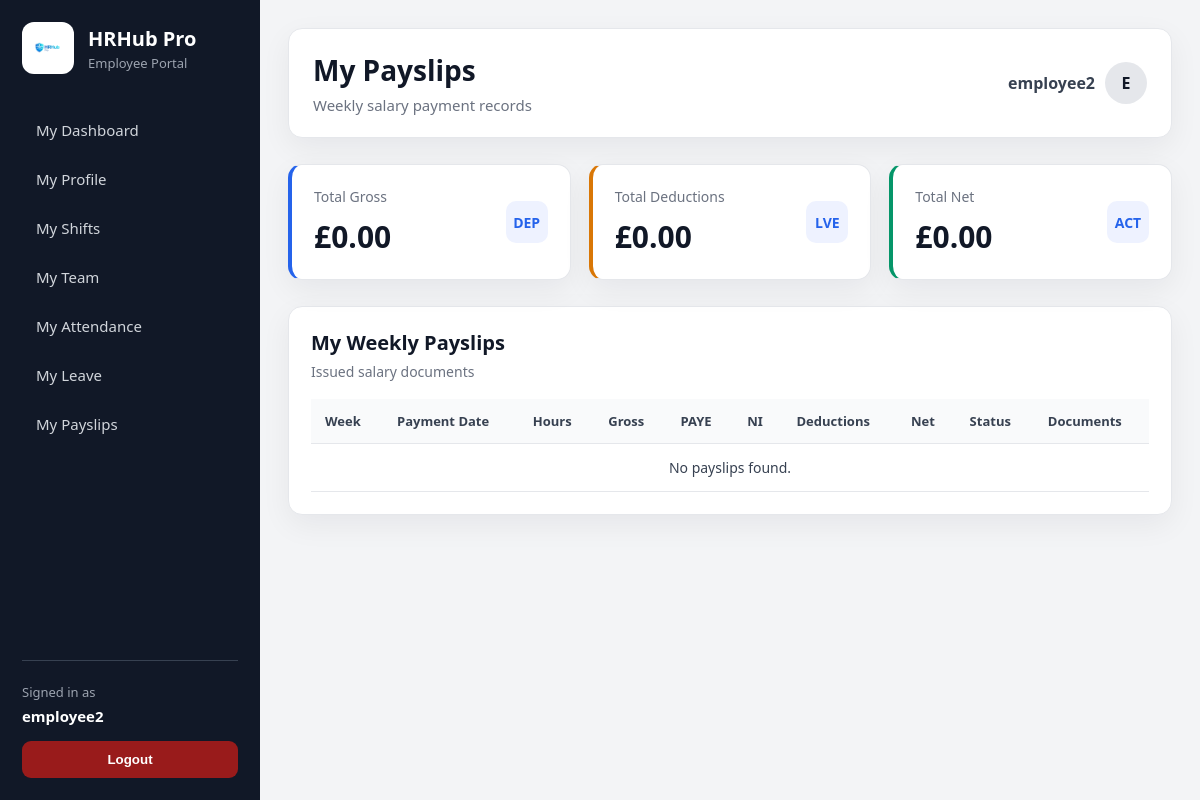
Page /my-dashboard/payslips/ (signed in) on the earlier database version.
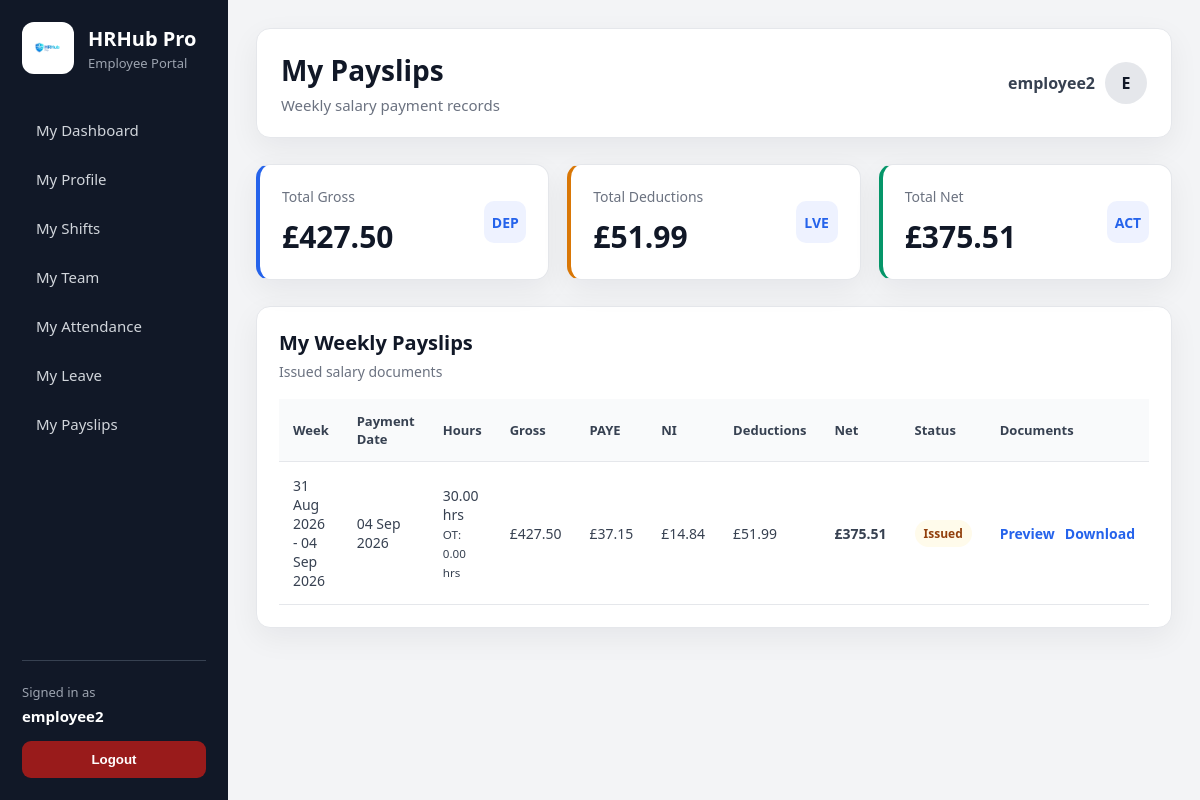
Same page on the later database version.
### payroll/models.py (models this page shows, shortened)
class Payslip(models.Model):
    STATUS_CHOICES = [
        ("DRAFT", "Draft"),
        ("ISSUED", "Issued"),
        ("PAID", "Paid"),
    ]
    employee = models.ForeignKey(
        Employee,
        on_delete=models.CASCADE,
        related_name="payslips",
    )
    week_start = models.DateField()
    week_end = models.DateField()
    payment_date = models.DateField(
        blank=True,
        null=True,
    )
    hourly_rate = models.DecimalField(
        max_digits=8,
        decimal_places=2,
        default=Decimal("0.00"),
    )
    hours_worked = models.DecimalField(
        max_digits=6,
        decimal_places=2,
        default=Decimal("0.00"),
    )
    overtime_hours = models.DecimalField(
        max_digits=6,
        decimal_places=2,
        default=Decimal("0.00"),
    )
    overtime_rate = models.DecimalField(
        max_digits=8,
        decimal_places=2,
        default=Decimal("0.00"),
    )
    bonus = models.DecimalField(
        max_digits=10,
        decimal_places=2,
        default=Decimal("0.00"),
    )
    gross_pay = models.DecimalField(
        max_digits=10,
        decimal_places=2,
        default=Decimal("0.00"),
    )
    paye_tax = models.DecimalField(
        max_digits=10,
        decimal_places=2,
        default=Decimal("0.00"),
    )
    national_insurance = models.DecimalField(
        max_digits=10,
        decimal_places=2,
        default=Decimal("0.00"),
    )
    other_deductions = models.DecimalField(
        max_digits=10,
        decimal_places=2,
        default=Decimal("0.00"),
    )
    total_deductions = models.DecimalField(
        max_digits=10,
        decimal_places=2,
        default=Decimal("0.00"),
    )
    net_pay = models.DecimalField(
        max_digits=10,
        decimal_places=2,
        default=Decimal("0.00"),
    )
    status = models.CharField(
        max_length=20,
        choices=STATUS_CHOICES,
        default="DRAFT",
    )
    notes = models.TextField(
        blank=True,
        null=True,
    )
    created_at = models.DateTimeField(
        auto_now_add=True,
    )
    updated_at = models.DateTimeField(
        auto_now=True,
    )
    class Meta:
        ordering = ["-week_start"]
        verbose_name = "Weekly Payslip"
        verbose_name_plural = "Weekly Payslips"

### employee_portal/views.py (the view)
# urls.py: path("payslips/", views.my_payslips, name="my_payslips"),
@login_required
def my_payslips(request):
    employee = get_logged_employee(request.user)
    if not employee:
        messages.error(request, "Employee profile is not linked.")
        return redirect("role_redirect")
    payslips = Payslip.objects.filter(
        employee=employee,
    ).exclude(
        status="DRAFT",
    ).order_by(
        "-week_start",
    )
    total_gross = payslips.aggregate(
        total=Sum("gross_pay"),
    )["total"] or 0
    total_paye_tax = payslips.aggregate(
        total=Sum("paye_tax"),
    )["total"] or 0
    total_national_insurance = payslips.aggregate(
        total=Sum("national_insurance"),
    )["total"] or 0
    total_other_deductions = payslips.aggregate(
        total=Sum("other_deductions"),
    )["total"] or 0
    total_deductions = payslips.aggregate(
        total=Sum("total_deductions"),
    )["total"] or 0
    total_net = payslips.aggregate(
        total=Sum("net_pay"),
    )["total"] or 0
    context = {
        "employee": employee,
        "payslips": payslips,
        "total_gross": total_gross,
        "total_paye_tax": total_paye_tax,
        "total_national_insurance": total_national_insurance,
        "total_other_deductions": total_other_deductions,
        "total_deductions": total_deductions,
        "total_net": total_net,
    }
    return render(request, "employee_portal/my_payslips.html", context)

### accounts/context_processors.py (called while the page is built)
def user_role_context(request):
    user_role = None
    is_admin_user = False
    is_hr_user = False
    is_manager_user = False
    is_employee_user = False
    if request.user.is_authenticated:
        profile = getattr(request.user, "profile", None)
        if request.user.is_superuser:
            user_role = "ADMIN"
            is_admin_user = True
        elif profile:
            user_role = profile.role
            is_admin_user = profile.role == "ADMIN"
            is_hr_user = profile.role == "HR"
            is_manager_user = profile.role == "MANAGER"
            is_employee_user = profile.role == "EMPLOYEE"
    return {
        "user_role": user_role,
        "is_admin_user": is_admin_user,
        "is_hr_user": is_hr_user,
        "is_manager_user": is_manager_user,
        "is_employee_user": is_employee_user,
    }

### employee_portal/views.py (called while the page is built)
def get_logged_employee(user):
    return Employee.objects.filter(user=user).first()

### templates/employee_portal/my_payslips.html (shortened to what this page needs)
{% extends 'employee_portal/base_employee.html' %}
{% block page_title %}My Payslips{% endblock %}
{% block page_subtitle %}
Weekly salary payment records
{% endblock %}
{% block content %}
<section class="stats-grid">
    <div class="stat-card blue">
        <div>
            <p>Total Gross</p>
            <h2>£{{ total_gross|floatformat:2 }}</h2>
        </div>
        <span>GRS</span>
    </div>
    <div class="stat-card orange">
        <div>
            <p>Total Deductions</p>
            <h2>£{{ total_deductions|floatformat:2 }}</h2>
        </div>
        <span>DED</span>
    </div>
    <div class="stat-card green">
        <div>
            <p>Total Net</p>
            <h2>£{{ total_net|floatformat:2 }}</h2>
        </div>
        <span>NET</span>
    </div>
</section>
<section class="table-card">
    <div class="table-header">
        <h3>My Weekly Payslips</h3>
        <p>Issued salary documents</p>
    </div>
    <table class="data-table">
        <thead>
            <tr>
                <th>Week</th>
                <th>Payment Date</th>
                <th>Hours</th>
                <th>Gross</th>
                <th>PAYE</th>
                <th>NI</th>
                <th>Deductions</th>
                <th>Net</th>
                <th>Status</th>
                <th>Documents</th>
            </tr>
        </thead>
        <tbody>
            {% for payslip in payslips %}
                <tr>
                    <td>
                        {{ payslip.week_start|date:"d M Y" }}
                        -
                        {{ payslip.week_end|date:"d M Y" }}
                    </td>
                    <td>
                        {% if payslip.payment_date %}
                            {{ payslip.payment_date|date:"d M Y" }}
                        {% else %}
                            —
                        {% endif %}
                    </td>
                    <td>
                        {{ payslip.hours_worked|floatformat:2 }} hrs
                        <br>
                        <small>OT: {{ payslip.overtime_hours|floatformat:2 }} hrs</small>
                    </td>
                    <td>£{{ payslip.gross_pay|floatformat:2 }}</td>
                    <td>£{{ payslip.paye_tax|floatformat:2 }}</td>
                    <td>£{{ payslip.national_insurance|floatformat:2 }}</td>
                    <td>£{{ payslip.total_deductions|floatformat:2 }}</td>
                    <td><strong>£{{ payslip.net_pay|floatformat:2 }}</strong></td>
                    <td>
                        {% if payslip.status == "PAID" %}
                            <span class="badge badge-success">Paid</span>
                        {% elif payslip.status == "ISSUED" %}
                            <span class="badge badge-warning">Issued</span>
                        {% else %}
                            <span class="badge badge-muted">{{ payslip.get_status_display }}</span>
                        {% endif %}
                    </td>
                    <td>
                        <div class="table-actions">
                            <a href="{% url 'payslip_pdf_preview' payslip.id %}" class="action-link" target="_blank">
                                Preview
                            </a>
                            <a href="{% url 'payslip_pdf_download' payslip.id %}" class="action-link">
                                Download
                            </a>
                        </div>
                    </td>
                </tr>
            {% empty %}
                <tr>
                    <td colspan="10" class="empty-table">
                        No payslips found.
                    </td>
                </tr>
            {% endfor %}
        </tbody>
    </table>
</section>
{% endblock %}

Differences in the rows shown:
added Payslip: week_start "31 Aug 2026", week_end "04 Sep 2026", payment_date "04 Sep 2026", hours_worked "30.00", overtime_hours "0.00", gross_pay "427.50", paye_tax "37.15", national_insurance "14.84", total_deductions "51.99", net_pay "375.51", status "Issued"
Other differences:
{{ total_gross|floatformat:2 }}: "0.00" → "427.50"
{{ total_deductions|floatformat:2 }}: "0.00" → "51.99"
{{ total_net|floatformat:2 }}: "0.00" → "375.51"
text no longer shown: "No payslips found."
